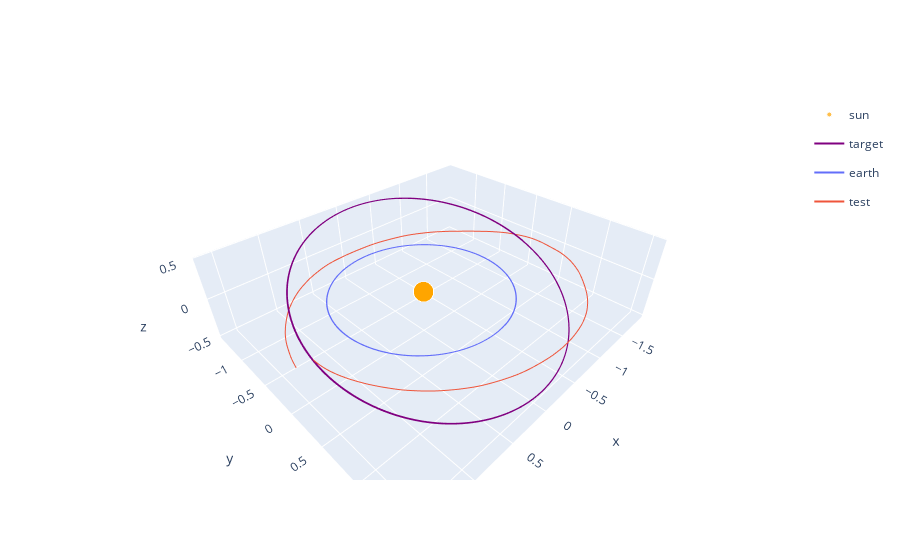

The notebook cell this image was saved under:
### Code cell
plotter = cplt.Plotter({"env": tf_env})
plotter.draw("3d", zrange=None)

### Figure 1 — Plotly figure (JSON) as saved in the notebook; plotly's stock layout.template omitted (floating-point values rounded to 4 significant figures; data arrays with more than 128 entries replaced by an {"elided": "..."} marker saying what was removed)
{"data": [{"hovertemplate": "body=sun<br>x=%{x}<br>y=%{y}<br>z=%{z}<br>size=%{marker.size}<extra></extra>", "legendgroup": "sun", "marker": {"color": "orange", "size": {"elided": "367 int values"}, "sizemode": "area", "sizeref": 0.0125, "symbol": "circle"}, "mode": "markers", "name": "sun", "scene": "scene", "showlegend": true, "type": "scatter3d", "x": {"elided": "367 float values"}, "y": {"elided": "367 float values"}, "z": {"elided": "367 float values"}}, {"hovertemplate": "body=target<br>x=%{x}<br>y=%{y}<br>z=%{z}<extra></extra>", "legendgroup": "target", "line": {"color": "purple", "dash": "solid"}, "marker": {"symbol": "circle"}, "mode": "lines", "name": "target", "scene": "scene", "showlegend": true, "type": "scatter3d", "x": {"elided": "1098 float values"}, "y": {"elided": "1098 float values"}, "z": {"elided": "1098 float values"}}, {"hovertemplate": "body=earth<br>x=%{x}<br>y=%{y}<br>z=%{z}<extra></extra>", "legendgroup": "earth", "line": {"color": "#636efa", "dash": "solid"}, "marker": {"symbol": "circle"}, "mode": "lines", "name": "earth", "scene": "scene", "showlegend": true, "type": "scatter3d", "x": {"elided": "367 float values"}, "y": {"elided": "367 float values"}, "z": {"elided": "367 float values"}}, {"hovertemplate": "body=test<br>x=%{x}<br>y=%{y}<br>z=%{z}<extra></extra>", "legendgroup": "test", "line": {"color": "#EF553B", "dash": "solid"}, "marker": {"symbol": "circle"}, "mode": "lines", "name": "test", "scene": "scene", "showlegend": true, "type": "scatter3d", "x": {"elided": "367 float values"}, "y": {"elided": "367 float values"}, "z": {"elided": "367 float values"}}], "layout": {"scene": {"zaxis": {"nticks": 4}}}}
